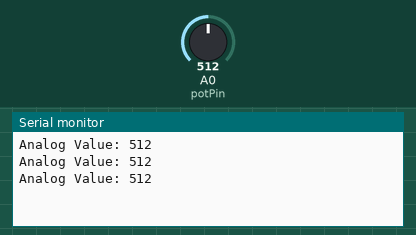
Recording of a sketch running on a simulated Arduino Uno, built with avr-gcc and run on an emulated ATmega328P. Shown: the last lines printed to the serial monitor. The test bench sets the inputs (shaded band); at power-on: A0 (potPin) = 512.

Above: at 1.3 s.
1.4 s: A0 (potPin) set to 716
At 1.9 s:
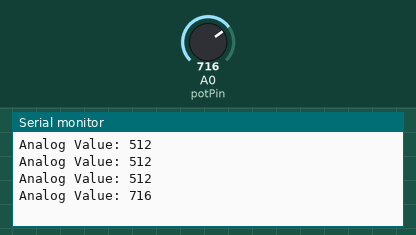
2.9 s: A0 (potPin) set to 900
At 3.4 s:
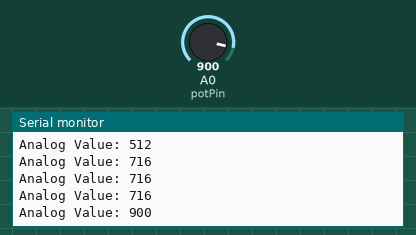
Timing chart, 0 to 5.9 s (numbered marks = the images above; inputs shaded):
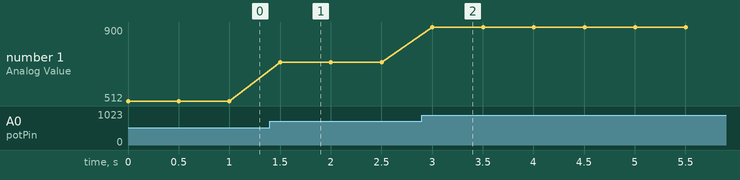

Measured:
- after the input at 1.4 s, the serial monitor: prints a new line after 0.10 s (image 1)
- after the input at 2.9 s, the serial monitor: prints a new line after 0.10 s (image 2)
- plotted number 1: 512 → 716 after the input at 1.4 s, 716 → 900 after the input at 2.9 s

The sketch:

ANALOG-VALUE-READ.CPP.ino
```cpp
const int potPin = A0;

void setup()
{
  Serial.begin(9600);
}

void loop()
{
  int sensorValue = analogRead(potPin);

  Serial.print("Analog Value: ");
  Serial.println(sensorValue);

  delay(500);
}
```
